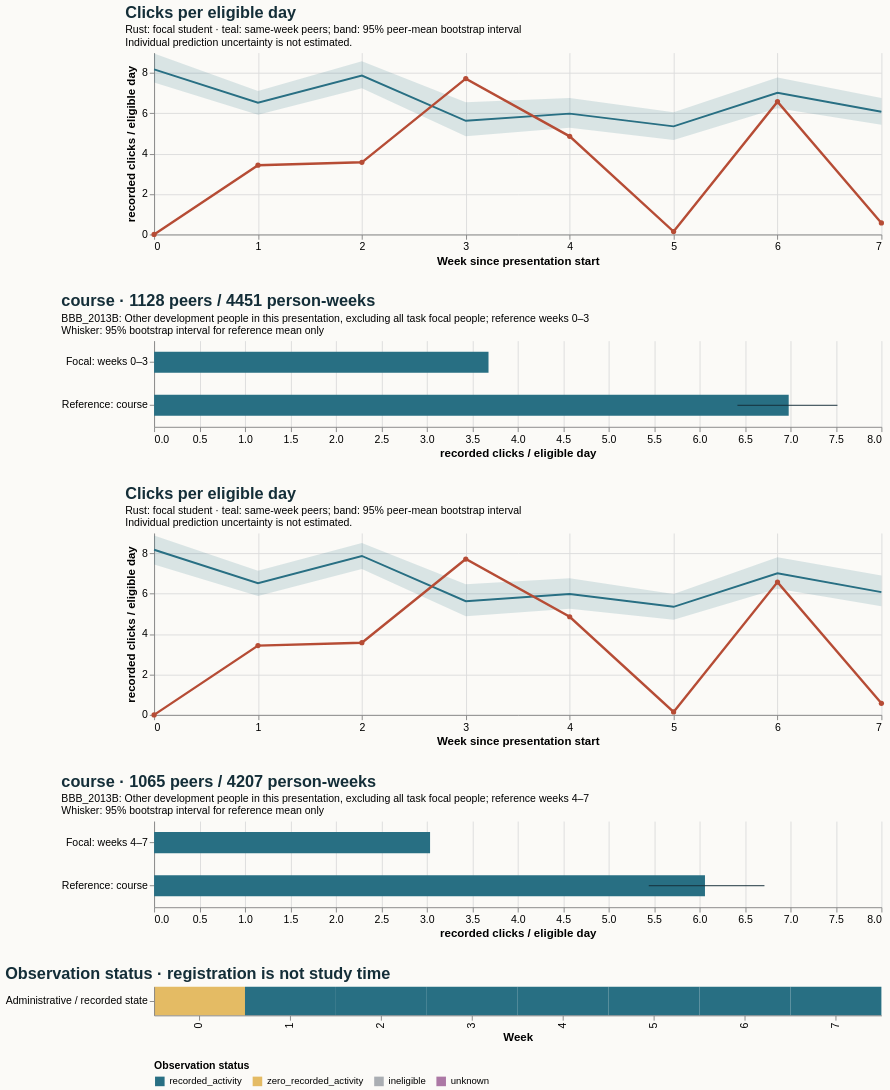

The specification (Vega-Lite) saved for this image:
### Vega-Lite specification from a JSON file in a GitHub repository (floating-point values rounded to 4 significant figures)
{"$schema": "https://vega.github.io/schema/vega-lite/v5.20.1.json", "config": {"axis": {"labelFontSize": 11, "titleFontSize": 12}, "background": "#fbfaf7", "font": "sans-serif", "title": {"anchor": "start", "color": "#142e38", "fontSize": 17, "subtitleFontSize": 11}, "view": {"continuousHeight": 300, "continuousWidth": 300, "stroke": null}}, "datasets": {"data-67a66fc4a54e9d6100daadf2fff72e30": [{"end_day": 6, "focal_value": 0.0, "peer_ci_high": 8.877, "peer_ci_low": 7.438, "peer_mean": 8.174, "peer_observations": 1127, "peer_people": 1127, "reference": "course", "unit": "recorded clicks / eligible day", "week": 0}, {"end_day": 13, "focal_value": 3.429, "peer_ci_high": 7.138, "peer_ci_low": 5.888, "peer_mean": 6.521, "peer_observations": 1121, "peer_people": 1121, "reference": "course", "unit": "recorded clicks / eligible day", "week": 1}, {"end_day": 20, "focal_value": 3.571, "peer_ci_high": 8.503, "peer_ci_low": 7.221, "peer_mean": 7.865, "peer_observations": 1105, "peer_people": 1105, "reference": "course", "unit": "recorded clicks / eligible day", "week": 2}, {"end_day": 27, "focal_value": 7.714, "peer_ci_high": 6.466, "peer_ci_low": 4.883, "peer_mean": 5.625, "peer_observations": 1098, "peer_people": 1098, "reference": "course", "unit": "recorded clicks / eligible day", "week": 3}, {"end_day": 34, "focal_value": 4.857, "peer_ci_high": 6.757, "peer_ci_low": 5.249, "peer_mean": 5.982, "peer_observations": 1065, "peer_people": 1065, "reference": "course", "unit": "recorded clicks / eligible day", "week": 4}, {"end_day": 41, "focal_value": 0.1429, "peer_ci_high": 5.983, "peer_ci_low": 4.704, "peer_mean": 5.35, "peer_observations": 1058, "peer_people": 1058, "reference": "course", "unit": "recorded clicks / eligible day", "week": 5}, {"end_day": 48, "focal_value": 6.571, "peer_ci_high": 7.803, "peer_ci_low": 6.238, "peer_mean": 7.012, "peer_observations": 1050, "peer_people": 1050, "reference": "course", "unit": "recorded clicks / eligible day", "week": 6}, {"end_day": 55, "focal_value": 0.5714, "peer_ci_high": 6.903, "peer_ci_low": 5.38, "peer_mean": 6.076, "peer_observations": 1034, "peer_people": 1034, "reference": "course", "unit": "recorded clicks / eligible day", "week": 7}], "data-6ef36ee96aaac6c11e5d99ac8b822ee3": [{"eligible_days": 7.0, "end_day": 6, "logging_completeness": "unknown", "observation_status": "zero_recorded_activity", "row": "Administrative / recorded state", "score_status": "withheld_release_time_unknown", "start_day": 0, "value": 0.0, "week": 0}, {"eligible_days": 7.0, "end_day": 13, "logging_completeness": "unknown", "observation_status": "recorded_activity", "row": "Administrative / recorded state", "score_status": "withheld_release_time_unknown", "start_day": 7, "value": 3.429, "week": 1}, {"eligible_days": 7.0, "end_day": 20, "logging_completeness": "unknown", "observation_status": "recorded_activity", "row": "Administrative / recorded state", "score_status": "withheld_release_time_unknown", "start_day": 14, "value": 3.571, "week": 2}, {"eligible_days": 7.0, "end_day": 27, "logging_completeness": "unknown", "observation_status": "recorded_activity", "row": "Administrative / recorded state", "score_status": "withheld_release_time_unknown", "start_day": 21, "value": 7.714, "week": 3}, {"eligible_days": 7.0, "end_day": 34, "logging_completeness": "unknown", "observation_status": "recorded_activity", "row": "Administrative / recorded state", "score_status": "withheld_release_time_unknown", "start_day": 28, "value": 4.857, "week": 4}, {"eligible_days": 7.0, "end_day": 41, "logging_completeness": "unknown", "observation_status": "recorded_activity", "row": "Administrative / recorded state", "score_status": "withheld_release_time_unknown", "start_day": 35, "value": 0.1429, "week": 5}, {"eligible_days": 7.0, "end_day": 48, "logging_completeness": "unknown", "observation_status": "recorded_activity", "row": "Administrative / recorded state", "score_status": "withheld_release_time_unknown", "start_day": 42, "value": 6.571, "week": 6}, {"eligible_days": 7.0, "end_day": 55, "logging_completeness": "unknown", "observation_status": "recorded_activity", "row": "Administrative / recorded state", "score_status": "withheld_release_time_unknown", "start_day": 49, "value": 0.5714, "week": 7}], "data-789546879ef5737cc012d1f2410325a1": [{"end_day": 6, "focal_value": 0.0, "peer_ci_high": 8.962, "peer_ci_low": 7.52, "peer_mean": 8.174, "peer_observations": 1127, "peer_people": 1127, "reference": "course", "unit": "recorded clicks / eligible day", "week": 0}, {"end_day": 13, "focal_value": 3.429, "peer_ci_high": 7.096, "peer_ci_low": 5.931, "peer_mean": 6.521, "peer_observations": 1121, "peer_people": 1121, "reference": "course", "unit": "recorded clicks / eligible day", "week": 1}, {"end_day": 20, "focal_value": 3.571, "peer_ci_high": 8.569, "peer_ci_low": 7.236, "peer_mean": 7.865, "peer_observations": 1105, "peer_people": 1105, "reference": "course", "unit": "recorded clicks / eligible day", "week": 2}, {"end_day": 27, "focal_value": 7.714, "peer_ci_high": 6.542, "peer_ci_low": 4.856, "peer_mean": 5.625, "peer_observations": 1098, "peer_people": 1098, "reference": "course", "unit": "recorded clicks / eligible day", "week": 3}, {"end_day": 34, "focal_value": 4.857, "peer_ci_high": 6.75, "peer_ci_low": 5.277, "peer_mean": 5.982, "peer_observations": 1065, "peer_people": 1065, "reference": "course", "unit": "recorded clicks / eligible day", "week": 4}, {"end_day": 41, "focal_value": 0.1429, "peer_ci_high": 6.047, "peer_ci_low": 4.674, "peer_mean": 5.35, "peer_observations": 1058, "peer_people": 1058, "reference": "course", "unit": "recorded clicks / eligible day", "week": 5}, {"end_day": 48, "focal_value": 6.571, "peer_ci_high": 7.769, "peer_ci_low": 6.248, "peer_mean": 7.012, "peer_observations": 1050, "peer_people": 1050, "reference": "course", "unit": "recorded clicks / eligible day", "week": 6}, {"end_day": 55, "focal_value": 0.5714, "peer_ci_high": 6.752, "peer_ci_low": 5.427, "peer_mean": 6.076, "peer_observations": 1034, "peer_people": 1034, "reference": "course", "unit": "recorded clicks / eligible day", "week": 7}], "data-c3524a08f1b6d33302d921815abd7b5e": [{"hi": null, "lo": null, "series": "Focal: weeks 0–3", "value": 3.679}, {"hi": 7.517, "lo": 6.416, "series": "Reference: course", "value": 6.98}], "data-cc11754c6c029393bfca0454a7e2f08d": [{"hi": null, "lo": null, "series": "Focal: weeks 4–7", "value": 3.036}, {"hi": 6.714, "lo": 5.441, "series": "Reference: course", "value": 6.059}]}, "resolve": {"scale": {"color": "independent"}}, "spacing": 28, "vconcat": [{"data": {"name": "data-789546879ef5737cc012d1f2410325a1"}, "height": 190, "layer": [{"encoding": {"x": {"axis": {"tickMinStep": 1}, "field": "week", "title": "Week since presentation start", "type": "quantitative"}, "y": {"field": "peer_ci_low", "scale": {"zero": true}, "title": "recorded clicks / eligible day", "type": "quantitative"}, "y2": {"field": "peer_ci_high"}}, "mark": {"color": "#286f83", "opacity": 0.16, "type": "area"}}, {"encoding": {"tooltip": [{"field": "week", "type": "quantitative"}, {"field": "peer_mean", "type": "quantitative"}, {"field": "peer_people", "type": "quantitative"}, {"field": "peer_observations", "type": "quantitative"}], "x": {"field": "week", "type": "quantitative"}, "y": {"field": "peer_mean", "type": "quantitative"}}, "mark": {"color": "#286f83", "strokeWidth": 2, "type": "line"}}, {"encoding": {"tooltip": [{"field": "week", "type": "quantitative"}, {"field": "focal_value", "type": "quantitative"}], "x": {"field": "week", "type": "quantitative"}, "y": {"field": "focal_value", "type": "quantitative"}}, "mark": {"color": "#b64c35", "point": {"color": "#b64c35"}, "strokeWidth": 2.5, "type": "line"}}], "title": {"subtitle": ["Rust: focal student · teal: same-week peers; band: 95% peer-mean bootstrap interval", "Individual prediction uncertainty is not estimated."], "text": "Clicks per eligible day"}, "width": 760}, {"data": {"name": "data-c3524a08f1b6d33302d921815abd7b5e"}, "height": 90, "layer": [{"encoding": {"x": {"field": "value", "scale": {"domain": [0, 7.892], "zero": true}, "title": "recorded clicks / eligible day", "type": "quantitative"}, "y": {"field": "series", "sort": null, "title": null, "type": "nominal"}}, "mark": {"color": "#286f83", "size": 22, "type": "bar"}}, {"encoding": {"x": {"field": "lo", "type": "quantitative"}, "x2": {"field": "hi"}, "y": {"field": "series", "sort": null, "title": null, "type": "nominal"}}, "mark": {"color": "#142e38", "type": "rule"}}], "title": {"subtitle": ["BBB_2013B: Other development people in this presentation, excluding all task focal people; reference weeks 0–3", "Whisker: 95% bootstrap interval for reference mean only"], "text": "course · 1128 peers / 4451 person-weeks"}, "width": 760}, {"data": {"name": "data-67a66fc4a54e9d6100daadf2fff72e30"}, "height": 190, "layer": [{"encoding": {"x": {"axis": {"tickMinStep": 1}, "field": "week", "title": "Week since presentation start", "type": "quantitative"}, "y": {"field": "peer_ci_low", "scale": {"zero": true}, "title": "recorded clicks / eligible day", "type": "quantitative"}, "y2": {"field": "peer_ci_high"}}, "mark": {"color": "#286f83", "opacity": 0.16, "type": "area"}}, {"encoding": {"tooltip": [{"field": "week", "type": "quantitative"}, {"field": "peer_mean", "type": "quantitative"}, {"field": "peer_people", "type": "quantitative"}, {"field": "peer_observations", "type": "quantitative"}], "x": {"field": "week", "type": "quantitative"}, "y": {"field": "peer_mean", "type": "quantitative"}}, "mark": {"color": "#286f83", "strokeWidth": 2, "type": "line"}}, {"encoding": {"tooltip": [{"field": "week", "type": "quantitative"}, {"field": "focal_value", "type": "quantitative"}], "x": {"field": "week", "type": "quantitative"}, "y": {"field": "focal_value", "type": "quantitative"}}, "mark": {"color": "#b64c35", "point": {"color": "#b64c35"}, "strokeWidth": 2.5, "type": "line"}}], "title": {"subtitle": ["Rust: focal student · teal: same-week peers; band: 95% peer-mean bootstrap interval", "Individual prediction uncertainty is not estimated."], "text": "Clicks per eligible day"}, "width": 760}, {"data": {"name": "data-cc11754c6c029393bfca0454a7e2f08d"}, "height": 90, "layer": [{"encoding": {"x": {"field": "value", "scale": {"domain": [0, 7.892], "zero": true}, "title": "recorded clicks / eligible day", "type": "quantitative"}, "y": {"field": "series", "sort": null, "title": null, "type": "nominal"}}, "mark": {"color": "#286f83", "size": 22, "type": "bar"}}, {"encoding": {"x": {"field": "lo", "type": "quantitative"}, "x2": {"field": "hi"}, "y": {"field": "series", "sort": null, "title": null, "type": "nominal"}}, "mark": {"color": "#142e38", "type": "rule"}}], "title": {"subtitle": ["BBB_2013B: Other development people in this presentation, excluding all task focal people; reference weeks 4–7", "Whisker: 95% bootstrap interval for reference mean only"], "text": "course · 1065 peers / 4207 person-weeks"}, "width": 760}, {"data": {"name": "data-6ef36ee96aaac6c11e5d99ac8b822ee3"}, "encoding": {"color": {"field": "observation_status", "legend": {"labelLimit": 260, "orient": "bottom"}, "scale": {"domain": ["recorded_activity", "zero_recorded_activity", "ineligible", "unknown"], "range": ["#286f83", "#e4bb64", "#aaaeb3", "#ac78a5"]}, "title": "Observation status", "type": "nominal"}, "tooltip": [{"field": "week", "type": "quantitative"}, {"field": "eligible_days", "type": "quantitative"}, {"field": "observation_status", "type": "nominal"}, {"field": "logging_completeness", "type": "nominal"}], "x": {"field": "week", "title": "Week", "type": "ordinal"}, "y": {"field": "row", "title": null, "type": "nominal"}}, "height": 30, "mark": {"type": "rect"}, "title": "Observation status · registration is not study time", "width": 760}]}
